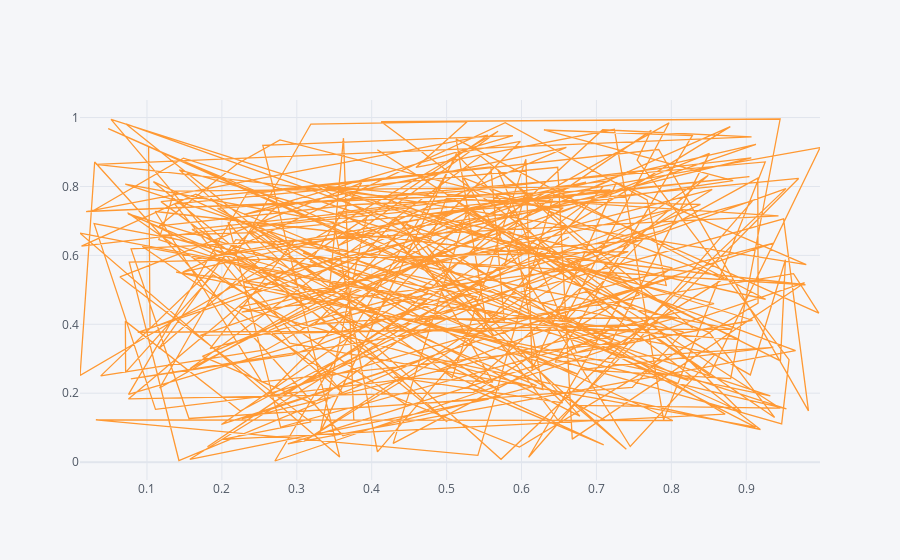

Notebook code for this chart:
### Code cell
df.iplot(x = 'a' ,y = 'b')

### Figure 1 — Plotly figure (JSON) as saved in the notebook; plotly's stock layout.template omitted (floating-point values rounded to 4 significant figures; data arrays with more than 128 entries replaced by an {"elided": "..."} marker saying what was removed)
{"data": [{"line": {"color": "rgba(255, 153, 51, 1.0)", "dash": "solid", "shape": "linear", "width": 1.3}, "mode": "lines", "name": "b", "text": "", "type": "scatter", "x": {"elided": "300 float values"}, "y": {"elided": "300 float values"}}], "layout": {"legend": {"bgcolor": "#F5F6F9", "font": {"color": "#4D5663"}}, "paper_bgcolor": "#F5F6F9", "plot_bgcolor": "#F5F6F9", "title": {"font": {"color": "#4D5663"}}, "xaxis": {"gridcolor": "#E1E5ED", "showgrid": true, "tickfont": {"color": "#4D5663"}, "title": {"font": {"color": "#4D5663"}, "text": ""}, "zerolinecolor": "#E1E5ED"}, "yaxis": {"gridcolor": "#E1E5ED", "showgrid": true, "tickfont": {"color": "#4D5663"}, "title": {"font": {"color": "#4D5663"}, "text": ""}, "zerolinecolor": "#E1E5ED"}}}
